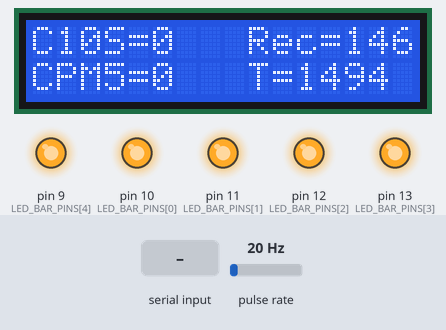
Bench run of a sketch on a simulated Arduino Uno, built with avr-gcc and run on an emulated ATmega328P. Parts: 16×2 character LCD, output pins drawn as LEDs (lit = HIGH). Wiring (inferred from the names in the program): pulse sensor: data pin 2. The test bench sets the inputs (shaded band); at power-on: pulse rate 20 Hz. The local clock reads 2024-03-15 10:24:30 at power-on unless the sketch sets it; EEPROM starts erased; what the sketch prints to the serial monitor is not drawn.

Above: at 7.2 s.
7.3 s: "R" received over Serial
At 8.5 s:
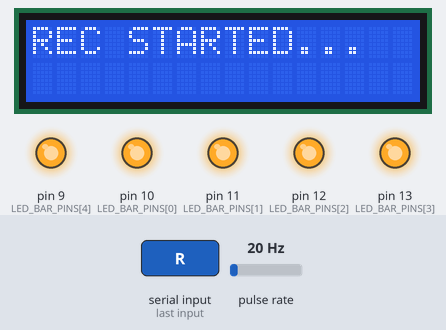
8.8 s: "C" received over Serial
At 9.8 s:
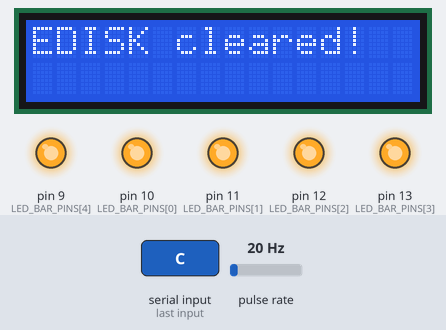
10.3 s: "h" received over Serial
At 11.5 s:
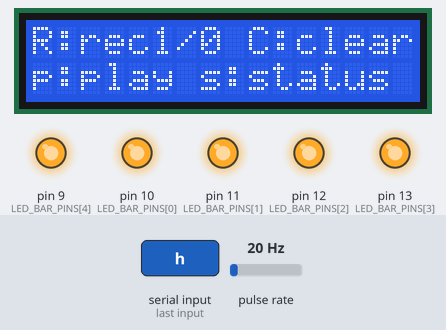
11.8 s: pulse rate (sensor on pin 2) set to 7 Hz
13.7 s: pulse rate (sensor on pin 2) set to 4 Hz
At 15.2 s:
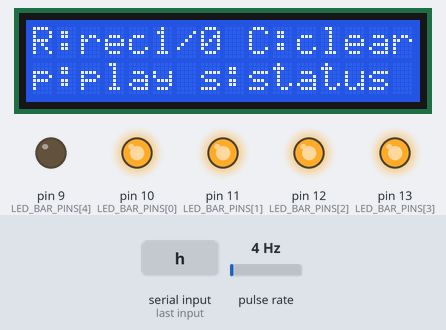
15.6 s: pulse rate (sensor on pin 2) set to 50 Hz
At 16.1 s:
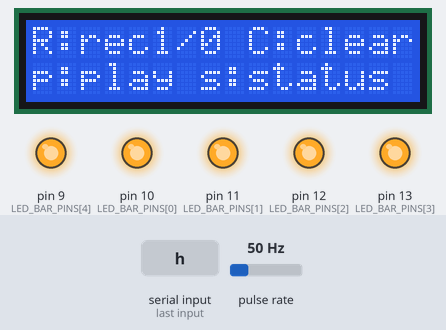
Timing chart, 0 to 18.3 s (numbered marks = the images above; inputs shaded):
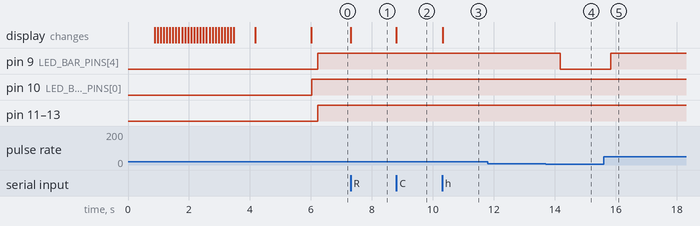

The sketch:

click_meter.ino
```cpp
// (licence header left out)
#include <Arduino.h>
#include <Streaming.h>
#include <assert.h>
#include <LiquidCrystal.h>
#include <RTClib.h>
#include <EEPROM.h>

#include "clickmeter.h"


////////// USER CONFIG ///////////
//
#define DEBUG_LOG

#ifdef DEBUG_LOG
  #define LOG_ACTIONS           // Serial-log commands send over serial (good).
  #define LOG_BOOT_CONFIG       // Serial-log config vars on reset.
  //#define LOG_REC_VISIT         // Serial-log each rec traversed (much stuff).
  #define LOG_NEW_REC           // Serial-log values of each new rec.
  //#define LOG_EDISK_INTERVAL    // Serial-log entrance to long-loop (breaks csv).
#endif

//#define REC_DISABLED          // Do not actually write EEPROM (norrmaly off).

#define STATS_DELAY_SEC         10L   // Short, to detect "max" CPMs & update LCD.
#define EDISK_DELAY_SEC         1500L // Longer, 600-->10min: ~1 day fits in edisk(EEPROM).
#define ZIPPED_TIME_STEP_SEC    120   // Time resolution for `Rec.timestamp`.

/**
 * The buffer of click timestamps is used
 * to derive `maxCPM` among those number of elements every `STATS_DELAY_SEC`.
 */
#define     NCLICK_TIMES          5   // Size of `maxCPM` timestamp-buffer.
/** Threshold `maxCPM` values for the led bar (len==NLEDS). */
const int LED_BAR_THRESH[]      = {30, 70, 150, 350, 800};
//
//////////// HARDWARE ////////////
//
const int   LED_BAR_PINS []     = {10,11,12,13,9};
const int   NLEDS               = ARRAYLEN(LED_BAR_PINS);
const int   GEIGER_PIN          = 2;
#define     LCD_PINS            3,4,5,6,7,8   // Libellium LCD pin numbers.

/** J305βγ Conversion factor [CPM to uSV/h] - unused, for my reference. */
const float SIEVERT_CONV_FACTOR = 0.00812;
//
//////////// GLOBALS /////////////
//
ulong lastStatsMs               = 0;
ulong lastEdiskMs               = 0;
bool is_recording               = false;
uint rec_clicks                 = 0;
uint rec_maxCPM                 = 0;

volatile uint clicks            = 0;
volatile int maxCPM             = 0.0;

/**
 * The `maxCPM` click-timings buffer.
 */
ulong clickTimesBuffer[NCLICK_TIMES] = {0};
int nextClickIx = 0;

int EDISK_nextIx                = -1;   // Index in EEPROM to write next rec (scanned on boot).
int EDISC_nrecs_saved           = 0;
//
//////////////////////////////////


const ulong  STATS_DELAY_MSEC   = 1000L * STATS_DELAY_SEC;
const ulong  EDISK_DELAY_MSEC   = 1000L * EDISK_DELAY_SEC;

const ZippedTime tzipper(ZIPPED_TIME_STEP_SEC);
LiquidCrystal lcd(LCD_PINS);
const RTC_DS1307 rtc;


bool send_rec(Rec &rec) {
  if (Rec_is_valid(rec))
    Serial << tzipper.unzip(rec.tmstmp) << F(",") << rec.clicks << F(",") << rec.maxCPM << endl;
  return true;
}


void init_RTC() {
  if (! rtc.begin()) {
      Serial << F("# ") << F("Couldn't find RTC") << endl;
  } else {
    if (! rtc.isrunning()) {
      Serial << F("# Initializing RTC time!") << endl;
      rtc.adjust(DateTime(F(__DATE__), F(__TIME__)));
      // rtc.adjust(DateTime(2014, 1, 21, 3, 0, 0));
    }
  }
}

void send_rtc() {
  if (rtc.isrunning()) {
    DateTime now = rtc.now();

    Serial << now.year() << F("/") << now.month() << F("/") << now.day();
    Serial << F("-") << now.hour() << F(":") << now.minute() << F(":") << now.second() << F(",");
  }
}


void update_stats(int send_serial, ulong now) {
    if (send_serial) {
      const DateTime rnow = rtc.now();
      Serial << rnow.unixtime() << F(",") << clicks << F(",") << maxCPM << endl;
    }

    lcd.clear();

    lcd << F("C10S=") << clicks;
    lcd.setCursor(9, 0);
    lcd << F("Rec=");
    if (is_recording)
      lcd << int(EEPROM.length() / sizeof(Rec)) - EDISC_nrecs_saved;
    else
      lcd << F("_");
    lcd.setCursor(0, 1);
    lcd << F("CPM" STR(NCLICK_TIMES) "=") << maxCPM;
    if (is_recording) {
      lcd.setCursor(9, 1);
      lcd << F("T=") << (EDISK_DELAY_MSEC - now + lastEdiskMs) / 1000;
    }
}


void send_config() {
  Serial << F("# StatsDelayMs=") << STATS_DELAY_MSEC << ",";
  Serial << F("EdiskDelayMs=") << EDISK_DELAY_MSEC << ",";
  Serial << F("NClickTimes=") << NCLICK_TIMES << ",";
  Serial << F("LedsThresh=[");
  for (int i = 0; i < NLEDS; i++)
    Serial << LED_BAR_THRESH[i] << F(",");
  Serial << F("]\n");
}

void send_state(ulong now) {
  Serial << F("# StatsETA=") << (STATS_DELAY_MSEC - now + lastStatsMs) << F(",");
  Serial << F("EdiskETA=") << (EDISK_DELAY_MSEC - now + lastEdiskMs) << F(",");
  Serial << F("isRec=") << is_recording << F(",");
  Serial << F("clicks=") << clicks << F(",");
  Serial << F("maxCPM=") << maxCPM << F(",");
  Serial << F("EDISK_nextIx=") << EDISK_nextIx << F(",");
  Serial << F("\n#   clickTimes=[");
  for (int i = 0; i < NCLICK_TIMES; i++)
    Serial << (now - clickTimesBuffer[i]) << F(",");
  Serial << F("]\n");
}


void read_keys(ulong now) {
  char inp = Serial.read();
  if (inp == 'R') {
    is_recording = EDISK_rec_flip(is_recording);
    #ifdef LOG_ACTIONS
      Serial << F("# REC ") << (is_recording? F("STARTED...") : F("STOPPED.")) << endl;
    #endif
    lcd.clear();
    lcd << F("REC ") << (is_recording? F("STARTED...") : F("STOPPED."));


  } else if (inp == 'C') {
    #ifdef LOG_ACTIONS
      Serial << F("# Clearing EDISK!") << endl;
    #endif
    EDISK_clear();
    lcd.clear();
    lcd << F("EDISK cleared!");


  } else if ( (inp | 1<<5) == 's') {
    send_config();
    send_state(now);

  } else if ( (inp | 1<<5) == 'p') {
    // prints EDISK to serial.

    Serial << F("# Recorded data::\ntime,clicks,maxCPM") << endl;
    EDISK_traverse(EDISK_nextIx, send_rec);

  } else if ( (inp | 1<<5) == 'h' || inp == '?') {
    Serial << F("# R - > Record on/off!\n# C -> Clear store(!)\n# s -> log Status\n# <p> -> Play recording\n");
    EDISK_clear();
    lcd.clear();
    lcd << F("R:rec1/0 C:clear");
    lcd.setCursor(0, 1);
    lcd << F("p:play s:status");

  } else if (inp > 0) {
    #ifdef LOG_ACTIONS
      Serial << F("# Invalid key! try <h> for help\n");
    #endif
    lcd.clear();
    lcd << F("Try h: Help");
  }
}


void setup(){
  pinMode(GEIGER_PIN, INPUT);
  digitalWrite(GEIGER_PIN,HIGH);
  for (int i = 0; i < NLEDS; i++){
    pinMode(LED_BAR_PINS[i],OUTPUT);
  }


  Serial.begin(19200);

  //set up the LCD\'s number of columns and rows:
  lcd.begin(16, 2);
  lcd.clear();
  //lcd.setCursor(0, 0);
  lcd << F("https://github.com/ankostis/radiationsensor");
  delay(700);
  for (int i = 0; i < 27; i++){
    delay(100);
    lcd.scrollDisplayLeft();
  }
  delay(700);

  // Flip REC on boot, to allow to control it.
  is_recording = EDISK_rec_flip(is_recording);

  lcd.clear();
  lcd <<  __DATE__ ;
  lcd.setCursor(0,1);
  lcd << __TIME__;
  delay(1700);

  // Re-flip REC to remain the same, unless reset.
  is_recording = EDISK_rec_flip(is_recording);
  EDISK_nextIx = EDISK_traverse(0);

  Serial << F("# PROG: " __DATE__ ", " __TIME__) << endl;
  init_RTC();

  Serial << F("# RTC: ");
  send_rtc();
  Serial << endl;

  ulong now = millis();
  #ifdef LOG_BOOT_CONFIG
    send_config();
    send_state(now);
  #endif
  Serial << F("# CLICKS,MaxCPM" STR(NCLICK_TIMES)) << endl;
  update_stats(0, now);

  lastStatsMs = lastEdiskMs = millis();
  attachInterrupt(0,INT_countPulseClicks,FALLING);
}


void loop(){
  ulong now = millis();

  read_keys(now);

  // SHORT loop
  //
  if (now - lastStatsMs > STATS_DELAY_MSEC) {
    lastStatsMs = now;
    update_stats(1, now);
    rec_clicks += clicks;
    if (maxCPM > rec_maxCPM)
      rec_maxCPM = maxCPM;
    clicks = maxCPM = 0;
  } // short loop


  // LONG loop
  //
  if (now - lastEdiskMs > EDISK_DELAY_MSEC) {
    lastEdiskMs = now;
    #ifdef LOG_EDISK_INTERVAL
       Serial << F("# Long loop: REC=") << is_recording << endl;
    #endif
    if (is_recording) {
      EDISK_append_rec(rec_clicks, rec_maxCPM);
    }
    rec_clicks = rec_maxCPM = 0;
  } // long loop
}


void update_leds(int CPM) {
  //led var setting
  int i = 0;
  for(int i=0; i < NLEDS; i++) {
    const int state = (CPM > LED_BAR_THRESH[i])? HIGH: LOW;
    digitalWrite(LED_BAR_PINS[i], state);
  }
}


/**
 * Interupt geiger routine.
 */
void INT_countPulseClicks(){
  detachInterrupt(0);
  ulong now = millis();

  clicks++;

  clickTimesBuffer[nextClickIx] = now;
  nextClickIx++;
  if (nextClickIx == NCLICK_TIMES) {
    nextClickIx = 0;
  }

  int CPM = int(NCLICK_TIMES * 60000.0 / (now - clickTimesBuffer[nextClickIx]));
  update_leds(CPM);

  if (maxCPM < CPM)
    maxCPM = CPM;

  while(digitalRead(2)==0);
  attachInterrupt(0,INT_countPulseClicks,FALLING);
}
```

clickmeter.h
```cpp
// (licence header left out)
#ifndef RADIATION
#define RADIATION

#include <RTClib.h>
#include <LiquidCrystal.h>

typedef unsigned int  uint;
typedef unsigned long ulong;
const int INT_MAX = 2147483647;

/**
 *  EEPROM record:
 *  The size_t(Rec) == 7, so EEPROM fits:
 *      1024 / 7    = 146 records
 *      146 / 6 / 24  = 1.014 days
 *  Assuming 10min timestamps, a whole day fits in!
 */
typedef struct {
  ulong tmstmp :20;
  uint clicks: 14;
  uint maxCPM: 14;
  byte crc;
} Rec;

/**
 * Compress timestamps by storing them as X-min offsets  from 11-Sep-2016 (MYEPOCH).
 *
 * For instance, assuming (2^20) timestamps of each Rec, then
 * a 2-min steps can represent can represent:
 *   - 2^20                   =  1,048,576    max timestamp
 *   - 2^20 * 120             = 62,914,560    sec
 *   - 2^20 * 120/3600        ~=    34,952.33 hours
 *   - 2^20 * 120/8640        ~=     1,456.35 days
 *   - 2^20 * 120/86400/365   ~=         4    years
 *
 * Recompile to update MYEPOCH after 4 years :-(
 */
class ZippedTime {
 // MYEPOCH(2016/09/11) expressed from EPOCH(1970/1/1):
  const ulong MYEPOCH_sec = DateTime(2016, 9, 11).unixtime();
  uint time_step_sec; // WARN!!! changing delay, back-dates recordings!!!

  public:
    ZippedTime(uint tsteps);
    uint zip(ulong sec);
    ulong unzip(uint ztime);
};


extern const ZippedTime tzipper;
extern const RTC_DS1307 rtc;
extern LiquidCrystal lcd;  // Cannot const due to `<<` operator.
extern int EDISK_nextIx, EDISC_nrecs_saved;

bool Rec_is_valid(Rec &rec);
int EDISK_traverse(const int start_ix = INT_MAX, bool (*recHandler_func)(Rec&) = NULL);
int EDISK_rec_flip(int is_recording);
void EDISK_append_rec(uint clicks, uint maxCPM);
void EDISK_clear();

#define ARRAYLEN(x) sizeof((x)) / sizeof((x)[0])
// Trick from http://stackoverflow.com/questions/5459868/c-preprocessor-concatenate-int-to-string
#define STR_HELPER(x) #x
#define STR(x) STR_HELPER(x)


#endif //RADIATION
```

edisk.cpp
```cpp
// (licence header left out)
#include <Arduino.h>
#include <Streaming.h>
#include <EEPROM.h>

#include "clickmeter.h"

ZippedTime::ZippedTime(uint time_step_sec) {
  this->time_step_sec = time_step_sec;
}

uint ZippedTime::zip(ulong sec) {
  //Serial << F("# TCOMP: ") << sec << F(",") << MYEPOCH_sec << F(",") <<  ((sec - MYEPOCH_sec) /60/10) << endl;
  return (sec - this->MYEPOCH_sec) / this->time_step_sec;
}

ulong ZippedTime::unzip(uint ztime) {
  return this->MYEPOCH_sec + ztime * this->time_step_sec;
}


/** From: http://www.leonardomiliani.com/en/2013/un-semplice-crc8-per-arduino/
 */
byte _crc8(const byte *data, byte len) {
  byte crc = 0x00;
  while (len--) {
    byte extract = *data++;
    for (byte tempI = 8; tempI; tempI--) {
      byte sum = (crc ^ extract) & 0x01;
      crc >>= 1;
      if (sum) {
        crc ^= 0x8C;
      }
      extract >>= 1;
    }
  }
  return crc;
}

byte _Rec_crc(const Rec &rec) {
  return _crc8((byte *)&rec, sizeof(Rec) - 1);
}


void _Rec_seal(Rec &rec, const DateTime rnow) {
    rec.tmstmp = tzipper.zip(rnow.unixtime());
    rec.crc = _Rec_crc(rec);
}


bool Rec_is_valid(Rec &rec) {
  int crc = _Rec_crc(rec);
    #ifdef LOG_REC_VISIT
      Serial << F("  calced_crc=") << crc << endl;
    #endif
  return bool(rec.crc == crc);
}

/** The byte-address in EEPROM for the the "is_recording" flag. */
const int EDSIK_is_rec_eix = EEPROM.length() - 1;

int EDISK_rec_flip(int is_recording) {
  is_recording = 1 ^ EEPROM.read(EDSIK_is_rec_eix);
  EEPROM.write(EDSIK_is_rec_eix, is_recording);

  return is_recording;
}

int _EDISK_next_eix(int eix) {
    eix += sizeof(Rec);
    if (eix >= EEPROM.length())
      eix = 0;
    return eix;
}

/**
 * Loops around all EDISK-recs untill and invalid CRC met or reach start point.
 *
 * :param start_ix:         index into eeprom to start traversing from, 0-->EEPROM.length()-1
 * :param recHandler_func:  a function receiving each rec and return `false` to break traversal.
 * :return:                 the index of the 1st invalid rec met
 */
int EDISK_traverse(const int start_ix = INT_MAX, bool (*recHandler_func)(Rec&) = NULL) {

  int eix = (start_ix < 0 || start_ix >= EEPROM.length())? EDISK_nextIx : start_ix;

  if (!recHandler_func)
    recHandler_func = Rec_is_valid;

  Rec rec;
  do {
    EEPROM.get(eix, rec);
    #ifdef LOG_REC_VISIT
      Serial << F("# EDISK: visit_eix=") << eix << F(", r.crc=") << rec.crc << endl;
    #endif

    if (!recHandler_func(rec))
      return eix;

    eix = _EDISK_next_eix(eix);
  } while (eix != start_ix);

  // Reaching here means all Recs were valid:
  //  --> either BAD EDISK
  //  --> or BAD algo/handler.
  #ifdef LOG_REC_VISIT
    Serial << F("# EDISK: Looped around eix: ") << eix << endl;
  #endif

  return eix; // Signal error.
}


void EDISK_append_rec(uint clicks, uint maxCPM) {
    int eix = EDISK_nextIx;

    Rec rec;
    rec.clicks = clicks;
    rec.maxCPM = maxCPM;
    _Rec_seal(rec, rtc.now());

    #ifdef LOG_NEW_REC
      Serial << F("# EDISK append_eix: ") << eix;
      Serial << F(",tmstmp=") << rec.tmstmp << F(",clicks=") << rec.clicks << F(",maxCPM=") << rec.maxCPM ;
      Serial << F(",CRC=") << rec.crc << endl;
    #endif

    #ifndef REC_DISABLED
      EEPROM.put(eix, rec);
    #endif

    EDISK_nextIx = _EDISK_next_eix(eix);

    #ifndef REC_DISABLED
      EEPROM.write(EDISK_nextIx, 1 ^ EEPROM.read(EDISK_nextIx)); // Break next CRC.
    #endif
    EDISC_nrecs_saved++;
}


void EDISK_clear() {
  EEPROM.write(0, 0); // Probably breaks CRC...
  EDISK_nextIx = 0;

}
```

Measured:
- the behaviour switches between 6 and 5 Hz on pulse rate (sensor on pin 2) (found by bisection; images 3 and 4)
- after the input at 7.3 s, the display: changes at once (image 1)
- after the input at 8.8 s, the display: changes at once (image 2)
- after the input at 10.3 s, the display: changes at once (image 3)
- after the input at 11.8 s, every drawn part: stays the same
- after the input at 13.7 s, pin 9 (LED_BAR_PINS[4]): HIGH → LOW after 0.48 s
- after the input at 15.6 s, pin 9 (LED_BAR_PINS[4]): LOW → HIGH after 0.23 s
